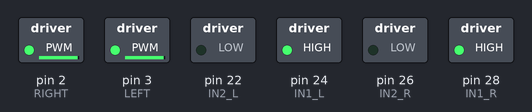
Bench run of a sketch on a simulated Arduino Mega 2560, built with avr-gcc and run on an emulated ATmega2560. On the bench: switched loads named in the sketch (green lamp = pin HIGH).

Above: at 0.15 s.
At 2.85 s:
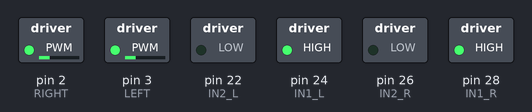
At 8.16 s:
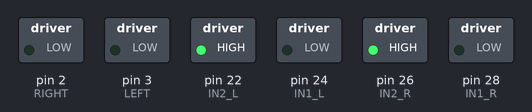
At 18.14 s:
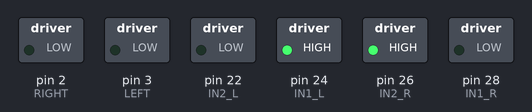
At 28.43 s:
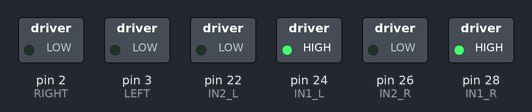
At 39.77 s:
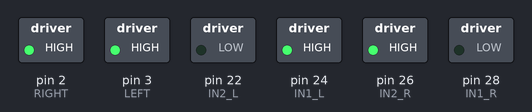
Timing chart, 0 to 40.0 s (numbered marks = the images above):
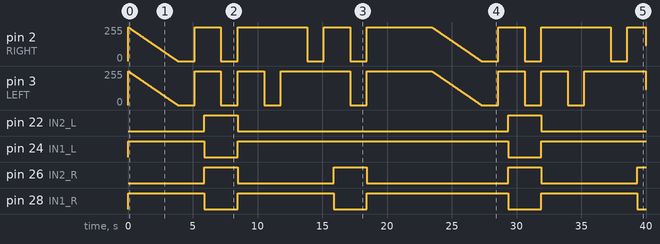

The sketch:

DEBUG_Moteurs.ino
```cpp
#include "Configuration.h"  // IMPORTANT DE VERIFIER LE CONTENU

#include "MoteursNoCoeffs.h"

Moteurs moteurs;

void setup() {
}

void loop() {
  // Mode 1 (Fait avancer puis reculer les moteurs progressivement)
  // Mode 2 (Fait avancer puis reculer le moteur gauche progressivement)
  // Mode 3 (Fait avancer puis reculer le moteur droit progressivement)

  // Mode 4 (Fait avancer les moteurs à la vitesse maximum)
  // Mode 5 (Fait reculer les moteurs à la vitesse maximum)

  // Mode 6 (Fait reculer les moteurs à la vitesse moyenne)
  // Mode 7 (Fait reculer les moteurs à la vitesse moyenne)

  // Mode 8 (Arrêt)

  // Mode 9 (PERSO)

  int mode = 1;

  while( 1 ) {

    switch( mode ) {
      case 1:
      case 2:
      case 3:

        /* Vitesse de 0 à 255 */
        for( int pwm = 0; pwm <= 255; pwm++ ) {
          if(mode != 3) moteurs.set( Moteurs::LEFT, pwm );
          if(mode != 2) moteurs.set( Moteurs::RIGHT, pwm );
          delay( 15 );
        }
        /* Vitesse de 255 à 0 */
        for( int pwm = 255; pwm >= 0; pwm-- ) {
          if(mode != 3) moteurs.set( Moteurs::LEFT, pwm );
          if(mode != 2) moteurs.set( Moteurs::RIGHT, pwm );
          delay( 5 );
        }

        delay( 750 );

        /* Vitesse de 0 à -255 */
        for( int pwm = 0; pwm >= -255; pwm-- ) {
          if(mode != 3) moteurs.set( Moteurs::LEFT, pwm );
          if(mode != 2) moteurs.set( Moteurs::RIGHT, pwm );
          delay( 5 );
        }
        /* Vitesse de -255 à 0 */
        for( int pwm = -255; pwm <= 0; pwm++ ) {
          if(mode != 3) moteurs.set( Moteurs::LEFT, pwm );
          if(mode != 2) moteurs.set( Moteurs::RIGHT, pwm );
          delay( 5 );
        }

        if( mode == 1 ){
          delay( 750 );

          /* Vitesse de 0 à 255 */
          for( int pwm = 0; pwm <= 255; pwm++ ) {
            moteurs.set( Moteurs::LEFT, pwm );
            delay( 5 );
          }
          /* Vitesse de 255 à 0 */
          for( int pwm = 255; pwm >= 0; pwm-- ) {
            moteurs.set( Moteurs::LEFT, pwm );
            delay( 5 );
          }

          delay( 750 );

          /* Vitesse de 0 à 255 */
          for( int pwm = 0; pwm <= 255; pwm++ ) {
            moteurs.set( Moteurs::RIGHT, pwm );
            delay( 5 );
          }
          /* Vitesse de 255 à 0 */
          for( int pwm = 255; pwm >= 0; pwm-- ) {
            moteurs.set( Moteurs::RIGHT, pwm );
            delay( 5 );
          }

          delay( 750 );

          /* Vitesse de 0 à 255 & 0 à -255 */
          for( int pwm = 0; pwm <= 255; pwm++ ) {
            moteurs.set( Moteurs::LEFT, pwm );
            moteurs.set( Moteurs::RIGHT, -pwm );
            delay( 5 );
          }
          /* Vitesse de 255 à 0 & -255 à 0 */
          for( int pwm = 255; pwm >= 0; pwm-- ) {
            moteurs.set( Moteurs::LEFT, pwm );
            moteurs.set( Moteurs::RIGHT, -pwm );
            delay( 5 );
          }
        }

        delay( 5000 );

        break;

      case 4:
        moteurs.set( Moteurs::LEFT, 255 );
        moteurs.set( Moteurs::RIGHT, 255 );
        break;

      case 5:
        moteurs.set( Moteurs::LEFT, -255 );
        moteurs.set( Moteurs::RIGHT, -255 );
        break;

      case 6:
        moteurs.set( Moteurs::LEFT, 127 );
        moteurs.set( Moteurs::RIGHT, 127 );
        break;

      case 7:
        moteurs.set( Moteurs::LEFT, -127 );
        moteurs.set( Moteurs::RIGHT, -127 );
        break;

      case 8:
        moteurs.set( Moteurs::LEFT, 0 );
        moteurs.set( Moteurs::RIGHT, 0 );
        break;

      case 9:
        break;
    }

  }
}
```

MoteursNoCoeffs.cpp
```cpp
//----------------------------------------------------------------------//
//                           MOTEURS NO COEFFS                          //
//                                                    version 16.04.25  //
//                                             date 25/04/2016 - 23h01  //
//----------------------------------------------------------------------//
//  Permet de mettre en mouvement les moteurs du robot (pour le DEBUG.  //
//----------------------------------------------------------------------//
//                                                     Valentin LORTET  //
//                             Pour l'IUT de Nantes et le club Serinus  //
//        Adapté des travaux de Kevin LE MOGUEN et Thibault d'ARTIGUES  //
//----------------------------------------------------------------------//

#include "MoteursNoCoeffs.h"

Moteurs::Moteurs(){
  // Pins des moteurs
  pinMode( LEFT, OUTPUT );
  pinMode( IN1_L, OUTPUT );
  pinMode( IN2_L, OUTPUT );

  pinMode( RIGHT, OUTPUT );
  pinMode( IN1_R, OUTPUT );
  pinMode( IN2_R, OUTPUT );

  stop();
}

void Moteurs::set( pin moteur, int consigne ) {
  pin IN1, IN2;
  if( moteur == Moteurs::LEFT ) {
    IN1 = IN1_L;
    IN2 = IN2_L;
  }
  else if( moteur == Moteurs::RIGHT ) {
    IN1 = IN1_R;
    IN2 = IN2_R;
  }
  else return;

  digitalWrite( IN1, (( consigne >= 0 )? HIGH : LOW ) );
  digitalWrite( IN2, (( consigne >= 0 )? LOW : HIGH ) );

  if( consigne != 0 ) consigne = abs( consigne );
  if( consigne > 255 ) consigne = 255;

  analogWrite( moteur, (( PWM_REVERSE )? 255-consigne : consigne ) );
}

void Moteurs::setAll( int consigne ) {
  set( Moteurs::LEFT, consigne );
  set( Moteurs::RIGHT, consigne );
}

void Moteurs::stop() {
  setAll( 0 );
}
```

MoteursNoCoeffs.h
```cpp
//----------------------------------------------------------------------//
//                           MOTEURS NO COEFFS                          //
//                                                    version 16.04.25  //
//                                             date 25/04/2016 - 23h01  //
//----------------------------------------------------------------------//
//  Permet de mettre en mouvement les moteurs du robot (pour le DEBUG.  //
//----------------------------------------------------------------------//
//                                                     Valentin LORTET  //
//                             Pour l'IUT de Nantes et le club Serinus  //
//        Adapté des travaux de Kevin LE MOGUEN et Thibault d'ARTIGUES  //
//----------------------------------------------------------------------//

#ifndef __MOTEURS_H__                                     // Si la constante n'est pas définie
#define __MOTEURS_H__                                     // On la définie de manière à ce que le fichier ne soit plus inclus

#include <Arduino.h>

#define pin uint8_t

class Moteurs{

  public:
    Moteurs();                                            // Initialisation

    void set( pin moteur, int consigne );                 // Définit le PWM d'un moteur
    void setAll( int consigne );                          // Définit le PWM des moteurs

    void stop();                                          // Stoppe les moteurs

    static const pin LEFT = 3;
    static const pin RIGHT = 2;

  private:
    static const boolean PWM_REVERSE = true;              // Inversion des PWM (false => PWM 0 = arret & PWM max = vitesse max; true => PWM 0 = vitesse max & PWM max = arret)

    static const pin IN1_L = 24;                          // Pin 1 moteur gauche
    static const pin IN2_L = 22;                          // Pin 2 moteur gauche

    static const pin IN1_R = 28;                          // Pin 1 moteur droit
    static const pin IN2_R = 26;                          // Pin 2 moteur droit
};

#endif
```

Configuration.h
```cpp
//----------------------------------------------------------------------//
//                             CONFIGURATION                            //
//----------------------------------------------------------------------//
//  Permet de configurer les robots                                     //
//----------------------------------------------------------------------//
//                                                     Valentin LORTET  //
//                             Pour l'IUT de Nantes et le club Serinus  //
//----------------------------------------------------------------------//

#ifndef __CONFIGURATION_H__  // Si la constante n'est pas définie
#define __CONFIGURATION_H__  // On la définit de manière à ce que le fichier ne soit plus inclus

#define Ulysse 1
#define Nono 2

#define ROBOT Nono            // Ulysse | Nono
//#define HAS_AX12            // A laisser si AX12, mettre en commentaire sinon

#endif
```

Measured:
- by itself, pin 22 (IN2_L): alternates HIGH for 2.6 s and LOW for 20.9 s
- by itself, pin 24 (IN1_L): alternates HIGH for 20.9 s and LOW for 2.6 s
- by itself, pin 26 (IN2_R): goes HIGH 2.6 s, LOW 7.4 s, HIGH 2.6 s, LOW 10.9 s, HIGH 2.6 s, LOW 7.4 s, then HIGH
- by itself, pin 28 (IN1_R): goes LOW 2.6 s, HIGH 7.4 s, LOW 2.6 s, HIGH 10.9 s, LOW 2.6 s, HIGH 7.4 s, then LOW
